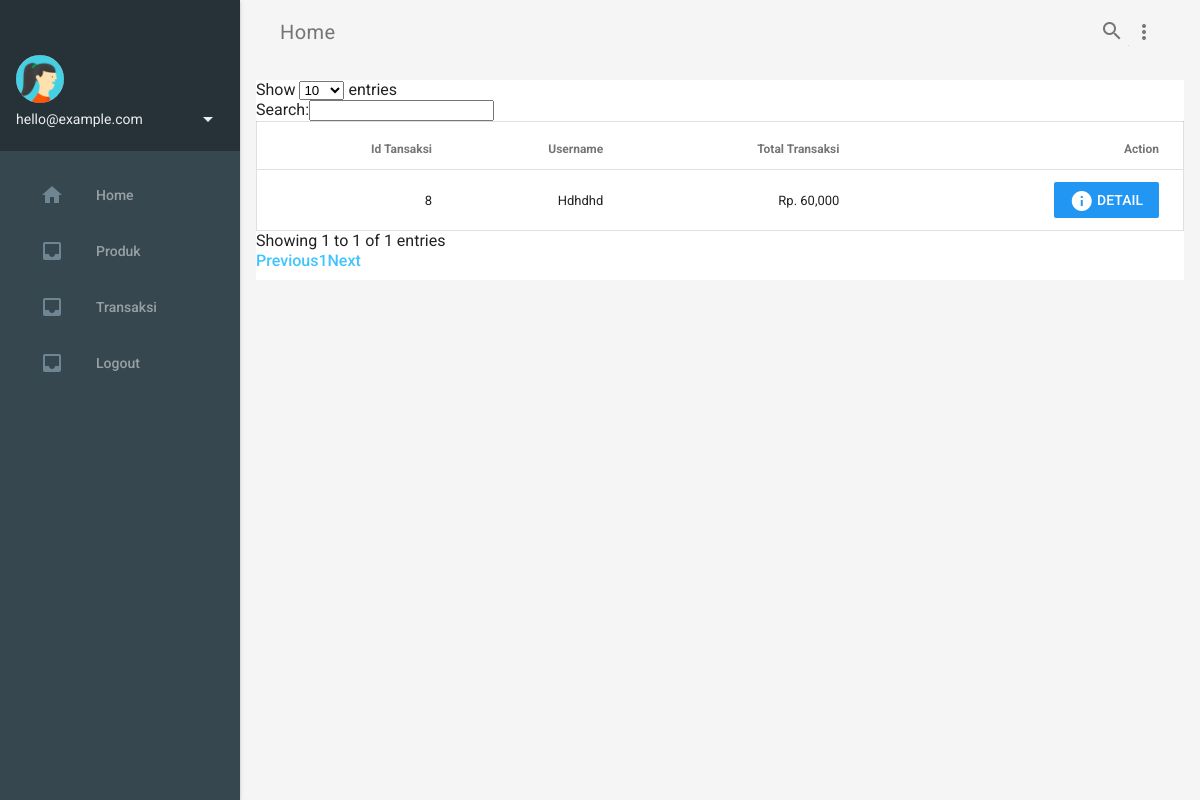
Before: /admin/index.php?halaman=transaksi with the older database file.
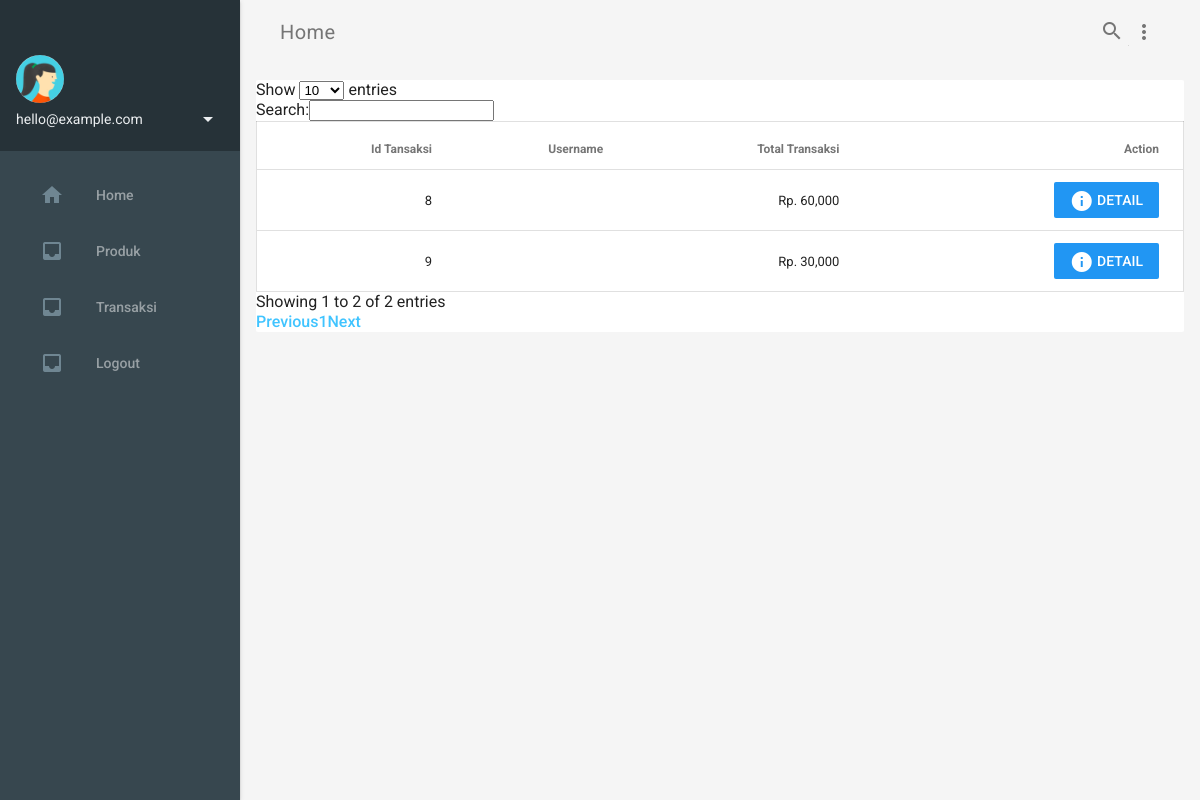
After: the same page with the newer database file.
### tables this page shows
CREATE TABLE `transaksi` (
  `Id_transaksi` int(11) NOT NULL,
  `username` varchar(255) DEFAULT NULL,
  `tanggal_transaksi` timestamp NULL DEFAULT current_timestamp() ON UPDATE current_timestamp(),
  `total_transaksi` varchar(255) DEFAULT NULL,
  `ket` varchar(255) DEFAULT NULL,
  `bukti_foto` text DEFAULT NULL
);

CREATE TABLE `users` (
  `Id` int(11) NOT NULL,
  `username` varchar(255) DEFAULT NULL,
  `password` varchar(255) DEFAULT NULL,
  `nama` varchar(255) DEFAULT NULL,
  `foto_id` text DEFAULT NULL,
  `hp` varchar(255) DEFAULT NULL,
  `alm` text DEFAULT NULL,
  `level` varchar(255) DEFAULT NULL
);

### admin/transaksi/transaksi.php (the view)
<style type="text/css">
    /*div.dataTables_wrapper {
        width: 375px;
        margin: 0 auto;
    }*/
</style>
<table id="example" class="mdl-data-table mdl-cell--12-col  " style="width:100%">
    <thead>
        <tr>
            <th>Id Tansaksi</th>
            <th>Username</th>
            <th>Total Transaksi</th>
            <th>Action</th>
        </tr>
    </thead>
    <tbody>
        <?php
        $query = $conn->query("SELECT * FROM transaksi JOIN users using(username) order by Id_transaksi desc");
        while ($data = $query->fetch_assoc()) {
            ?>
        <tr>
            <td><?= $data['Id_transaksi']; ?></td>
            <td><?= $data['nama']; ?></td>
            <td>Rp. <?= number_format($data['total_transaksi']); ?></td>
            <td><a href="?halaman=transaksi_detail&id=<?= $data['Id_transaksi']; ?>"><button class="mdl-button mdl-color--blue-500 mdl-color-text--white"><i class="material-icons">info</i> Detail</button></a></td>
        </tr>
            <?php
        }
        ?>
    </tbody>
</table>

### admin/index.php (shortened to what this page needs)
<?php include 'config/config.php';
    ?>
<!DOCTYPE html>
<html>
<head>
    <link href="https://unpkg.com/gijgo@1.9.13/css/gijgo.min.css" rel="stylesheet" type="text/css">
	<link rel="stylesheet" href="../assets/css/material.cyan-light_blue.min.css">
    <link rel="stylesheet" href="../assets/css/styles.css">
    <link rel="stylesheet" type="text/css" href="https://cdn.datatables.net/1.10.19/css/dataTables.material.min.css">
  </head>
  <body>
    <div class="demo-layout mdl-layout mdl-js-layout mdl-layout--fixed-drawer mdl-layout--fixed-header">
      <header class="demo-header mdl-layout__header mdl-color--grey-100 mdl-color-text--grey-600">
        <div class="mdl-layout__header-row">
          <span class="mdl-layout-title">Home</span>
          <div class="mdl-textfield mdl-js-textfield mdl-textfield--expandable">
            <label class="mdl-button mdl-js-button mdl-button--icon" for="search">
              <i class="material-icons">search</i>
            </label>
          </div>
          <button class="mdl-button mdl-js-button mdl-js-ripple-effect mdl-button--icon" id="hdrbtn">
            <i class="material-icons">more_vert</i>
          </button>
        </div>
      </header>
      <div class="demo-drawer mdl-layout__drawer mdl-color--blue-grey-900 mdl-color-text--blue-grey-50">
        <header class="demo-drawer-header">
          <img src="../assets/images/user.jpg" class="demo-avatar">
          <div class="demo-avatar-dropdown">
            <span>hello@example.com</span>
            <button id="accbtn" class="mdl-button mdl-js-button mdl-js-ripple-effect mdl-button--icon">
              <i class="material-icons" role="presentation">arrow_drop_down</i>
            </button>
          </div>
        </header>
        <nav class="demo-navigation mdl-navigation mdl-color--blue-grey-800">
          <a class="mdl-navigation__link" href=""><i class="mdl-color-text--blue-grey-400 material-icons" role="presentation">home</i>Home</a>
          <a class="mdl-navigation__link" href="?halaman=produk"><i class="mdl-color-text--blue-grey-400 material-icons" role="presentation">inbox</i>Produk</a>
          <a class="mdl-navigation__link" href="?halaman=transaksi"><i class="mdl-color-text--blue-grey-400 material-icons" role="presentation">inbox</i>Transaksi</a>
          <a class="mdl-navigation__link" href="logout.php"><i class="mdl-color-text--blue-grey-400 material-icons" role="presentation">inbox</i>Logout</a>
        </nav>
      </div>
      <main class="mdl-layout__content mdl-color--grey-100">
      	<div class="mdl-grid demo-content">
          <div class="mdl-card mdl-cell mdl-cell--12-col">
      		<?php
      		switch ($_GET['halaman']) {
            case 'transaksi':
              include 'transaksi/transaksi.php';
              break;
      		}
      		?>
          </div>
      	</div>
      </main>
    </div>
  </body>
</html>

Changed rows visible on the page:
added transaksi: Id_transaksi "9", total_transaksi "30,000"
changed transaksi id 8: users.nama "Hdhdhd" → (not shown)
Other visible differences:
text written by a page script: "Show entries Search: Showing 1 to 1 of 1 entries Previous 1 Next" → "Show entries Search: Showing 1 to 2 of 2 entries Previous 1 Next"
